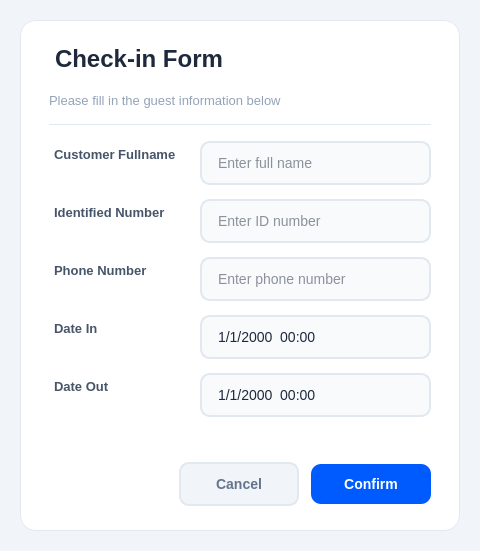
<?xml version="1.0" encoding="UTF-8"?>
<ui version="4.0">
 <class>BookingDialog</class>
 <widget class="QDialog" name="BookingDialog">
  <property name="geometry">
   <rect>
    <x>0</x>
    <y>0</y>
    <width>480</width>
    <height>551</height>
   </rect>
  </property>
  <property name="windowTitle">
   <string>Check-in Form</string>
  </property>
  <property name="styleSheet">
   <string notr="true">
/* Dialog background */
QDialog#BookingDialog {
    background-color: #F1F5F9;
}

/* Rounded white card */
QFrame#cardFrame {
    background-color: #FFFFFF;
    border-radius: 16px;
    border: 1px solid #E2E8F0;
}

/* Form title */
QLabel#lblTitle {
    font-size: 24px;
    font-weight: bold;
    color: #1E293B;
    background: transparent;
    border: none;
    margin: 0px;
    padding: 0px;
    padding-bottom: 4px;
}

QLabel#lblSubtitle {
    font-size: 13px; /* Increased previously in C++. */
    font-weight: normal;
    color: #94A3B8;
    background: transparent;
    border: none;
    margin: 0px;
    padding: 0px;
}

/* Horizontal separator */
QFrame#headerLine {
    background-color: #E2E8F0;
    max-height: 1px;
    border: none;
}

/* Field labels */
QLabel#lblFullname, QLabel#lblIdNumber, QLabel#lblPhoneNumber, QLabel#lblDateIn, QLabel#lblDateOut {
    font-size: 13px;
    font-weight: 600;
    color: #475569;
    background: transparent;
    border: none;
    padding-left: 2px;
}

/* Input fields */
QLineEdit, QDateTimeEdit {
    background-color: #F8FAFC;
    border: 1.5px solid #E2E8F0;
    border-radius: 10px;
    padding: 10px 14px;
    color: #1E293B;
    font-size: 14px;
    min-height: 20px;
}

QLineEdit:focus, QDateTimeEdit:focus {
    border: 1.5px solid #005BFE;
    background-color: #FFFFFF;
}

QLineEdit:hover, QDateTimeEdit:hover {
    border: 1.5px solid #CBD5E1;
}

/* Hide DateTimeEdit spinner buttons */
QDateTimeEdit::up-button, QDateTimeEdit::down-button {
    width: 0px;
    border: none;
}

/* Cancel button */
QPushButton#btnCancel {
    background-color: #F1F5F9;
    color: #64748B;
    border: 1.5px solid #E2E8F0;
    border-radius: 10px;
    font-size: 14px;
    font-weight: bold;
    padding: 10px 24px;
    min-height: 20px;
}

QPushButton#btnCancel:hover {
    background-color: #E2E8F0;
    color: #475569;
    border: 1.5px solid #CBD5E1;
}

QPushButton#btnCancel:pressed {
    background-color: #CBD5E1;
}

/* Confirm button */
QPushButton#btnConfirm {
    background-color: #005BFE;
    color: #FFFFFF;
    border: none;
    border-radius: 10px;
    font-size: 14px;
    font-weight: bold;
    padding: 10px 24px;
    min-height: 20px;
}

QPushButton#btnConfirm:hover {
    background-color: #0044CC;
}

QPushButton#btnConfirm:pressed {
    background-color: #003399;
}
   </string>
  </property>
  <layout class="QVBoxLayout" name="mainLayout">
   <property name="leftMargin">
    <number>20</number>
   </property>
   <property name="topMargin">
    <number>20</number>
   </property>
   <property name="rightMargin">
    <number>20</number>
   </property>
   <property name="bottomMargin">
    <number>20</number>
   </property>
   <item>
    <widget class="QFrame" name="cardFrame">
     <property name="frameShape">
      <enum>QFrame::Shape::StyledPanel</enum>
     </property>
     <property name="frameShadow">
      <enum>QFrame::Shadow::Raised</enum>
     </property>
     <layout class="QVBoxLayout" name="cardLayout">
      <property name="spacing">
       <number>16</number>
      </property>
      <property name="leftMargin">
       <number>28</number>
      </property>
      <property name="topMargin">
       <number>24</number>
      </property>
      <property name="rightMargin">
       <number>28</number>
      </property>
      <property name="bottomMargin">
       <number>24</number>
      </property>
      <item>
       <widget class="QLabel" name="lblTitle">
        <property name="text">
         <string>Check-in Form</string>
        </property>
       </widget>
      </item>
      <item>
       <widget class="QLabel" name="lblSubtitle">
        <property name="text">
         <string>Please fill in the guest information below</string>
        </property>
       </widget>
      </item>
      <item>
       <widget class="QFrame" name="headerLine">
        <property name="frameShape">
         <enum>QFrame::Shape::HLine</enum>
        </property>
        <property name="frameShadow">
         <enum>QFrame::Shadow::Sunken</enum>
        </property>
       </widget>
      </item>
      <item>
       <layout class="QFormLayout" name="formLayout">
        <property name="horizontalSpacing">
         <number>20</number>
        </property>
        <property name="verticalSpacing">
         <number>14</number>
        </property>
        <item row="0" column="0">
         <widget class="QLabel" name="lblFullname">
          <property name="text">
           <string>Customer Fullname</string>
          </property>
         </widget>
        </item>
        <item row="0" column="1">
         <widget class="QLineEdit" name="txtFullname">
          <property name="placeholderText">
           <string>Enter full name</string>
          </property>
         </widget>
        </item>
        <item row="1" column="0">
         <widget class="QLabel" name="lblIdNumber">
          <property name="text">
           <string>Identified Number</string>
          </property>
         </widget>
        </item>
        <item row="1" column="1">
         <widget class="QLineEdit" name="txtIdNumber">
          <property name="placeholderText">
           <string>Enter ID number</string>
          </property>
         </widget>
        </item>
        <item row="2" column="0">
         <widget class="QLabel" name="lblPhoneNumber">
          <property name="text">
           <string>Phone Number</string>
          </property>
         </widget>
        </item>
        <item row="2" column="1">
         <widget class="QLineEdit" name="txtPhoneNumber">
          <property name="placeholderText">
           <string>Enter phone number</string>
          </property>
         </widget>
        </item>
        <item row="3" column="0">
         <widget class="QLabel" name="lblDateIn">
          <property name="text">
           <string>Date In</string>
          </property>
         </widget>
        </item>
        <item row="3" column="1">
         <widget class="QDateTimeEdit" name="dateTimeCheckIn">
          <property name="displayFormat">
           <string>d/M/yyyy  HH:mm</string>
          </property>
         </widget>
        </item>
        <item row="4" column="0">
         <widget class="QLabel" name="lblDateOut">
          <property name="text">
           <string>Date Out</string>
          </property>
         </widget>
        </item>
        <item row="4" column="1">
         <widget class="QDateTimeEdit" name="dateTimeCheckOut">
          <property name="displayFormat">
           <string>d/M/yyyy  HH:mm</string>
          </property>
         </widget>
        </item>
       </layout>
      </item>
      <item>
       <spacer name="verticalSpacer">
        <property name="orientation">
         <enum>Qt::Orientation::Vertical</enum>
        </property>
        <property name="sizeHint" stdset="0">
         <size>
          <width>20</width>
          <height>10</height>
         </size>
        </property>
       </spacer>
      </item>
      <item>
       <layout class="QHBoxLayout" name="buttonLayout">
        <property name="spacing">
         <number>12</number>
        </property>
        <item>
         <spacer name="buttonSpacer">
          <property name="orientation">
           <enum>Qt::Orientation::Horizontal</enum>
          </property>
          <property name="sizeHint" stdset="0">
           <size>
            <width>40</width>
            <height>20</height>
           </size>
          </property>
         </spacer>
        </item>
        <item>
         <widget class="QPushButton" name="btnCancel">
          <property name="minimumSize">
           <size>
            <width>120</width>
            <height>44</height>
           </size>
          </property>
          <property name="text">
           <string>Cancel</string>
          </property>
         </widget>
        </item>
        <item>
         <widget class="QPushButton" name="btnConfirm">
          <property name="minimumSize">
           <size>
            <width>120</width>
            <height>40</height>
           </size>
          </property>
          <property name="text">
           <string>Confirm</string>
          </property>
         </widget>
        </item>
       </layout>
      </item>
     </layout>
    </widget>
   </item>
  </layout>
 </widget>
 <resources/>
 <connections/>
</ui>
